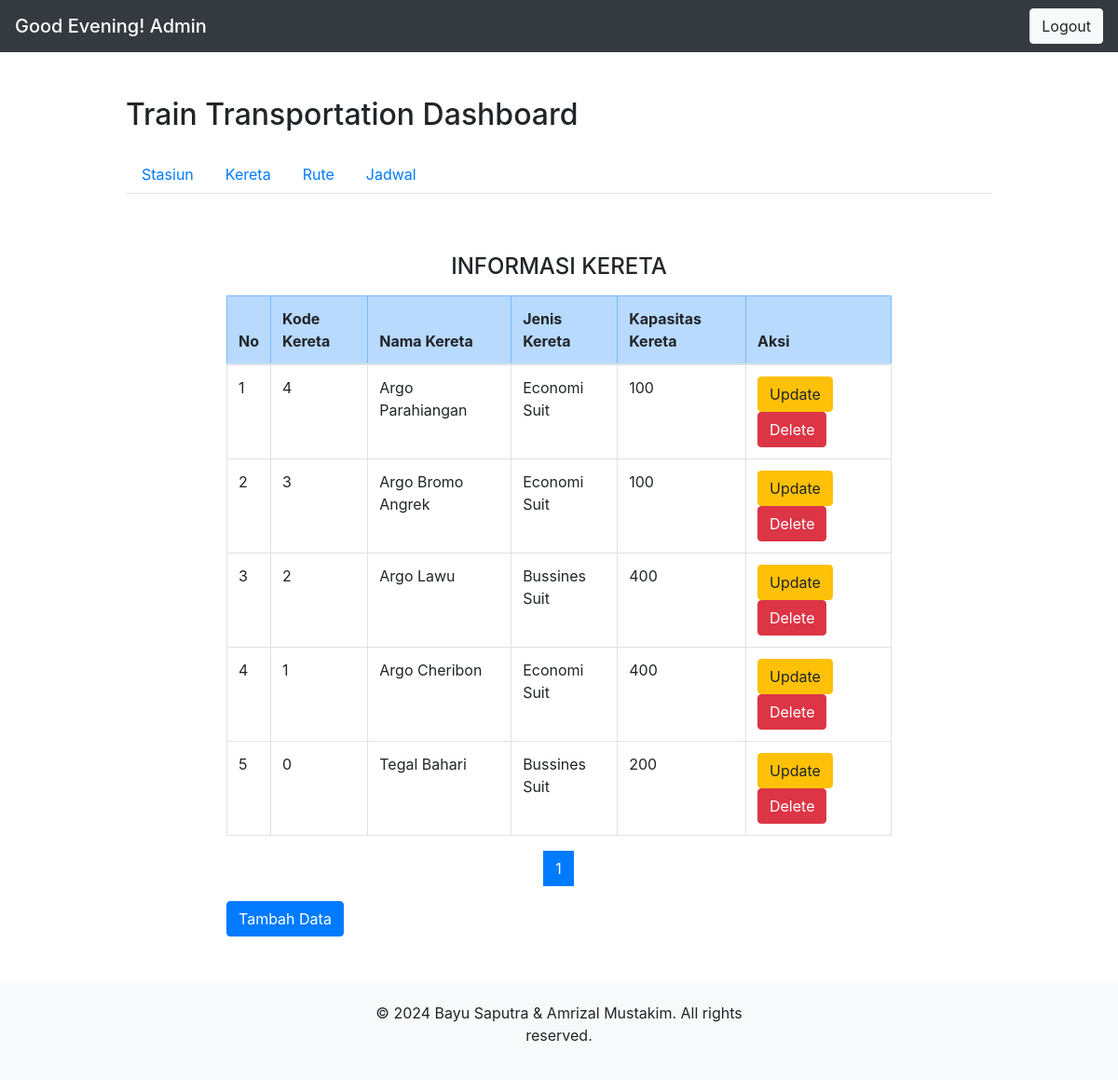
The page /kereta.php (signed in) on the database its author committed.
### tables this page shows
CREATE TABLE `kereta` (
  `Kode_Kereta` int(11) NOT NULL,
  `Nama_Kereta` varchar(255) NOT NULL,
  `Jenis_Kereta` varchar(255) NOT NULL,
  `Kapasitas_Kereta` int(11) NOT NULL
);

### kereta.php (the view, shortened to what this page needs)
<?php
include "db.php";
include "dashboard.php";
$limit = 5;
$page = isset($_GET['page']) ? $_GET['page'] : 1;
$start = ($page - 1) * $limit;
$sql = "SELECT * FROM Kereta ORDER BY Kode_Kereta DESC LIMIT $start, $limit";
$result = mysqli_query($kon, $sql);
$no = $start;
?>
<!DOCTYPE html>
<html>
<head>
    <link rel="stylesheet" href="style_index.css">
</head>
<body>
    <div class="container">
        <br>
        <div class="container">
            <br>
            <h4>
                <center>INFORMASI KERETA</center>
            </h4>
            <table class="my-3 table table-bordered">
                <thead>
                    <tr class="table-primary">
                        <th>No</th>
                        <th>Kode Kereta</th>
                        <th>Nama Kereta</th>
                        <th>Jenis Kereta</th>
                        <th>Kapasitas Kereta</th>
                        <th colspan='2'>Aksi</th>
                    </tr>
                </thead>
                <tbody>
                    <?php
                    while ($data = mysqli_fetch_array($result)) {
                        $no++;
                    ?>
                        <tr>
                            <td><?php echo $no; ?></td>
                            <td><?php echo $data['Kode_Kereta']; ?></td>
                            <td><?php echo $data['Nama_Kereta']; ?></td>
                            <td><?php echo $data['Jenis_Kereta']; ?></td>
                            <td><?php echo $data['Kapasitas_Kereta']; ?></td>
                            <td>
                                <a href="update_kereta.php?kode_kereta=<?php echo $data['Kode_Kereta']; ?>" class="btn btn-warning" role="button">Update</a>
                                <a href="?delete_id=<?php echo $data['Kode_Kereta']; ?>" class="btn btn-danger" role="button">Delete</a>
                            </td>
                        </tr>
                    <?php
                    }
                    ?>
                </tbody>
            </table>
            <ul class="pagination justify-content-center">
                <?php
                $total_records = mysqli_num_rows(mysqli_query($kon, "SELECT * FROM Kereta"));
                $total_pages = ceil($total_records / $limit);
                for ($i = 1; $i <= $total_pages; $i++) {
                    echo "<li class='page-item " . ($page == $i ? 'active' : '') . "'><a class='page-link' href='?page=$i'>$i</a></li>";
                }
                ?>
            </ul>
            <div class="btn-group" role="group" aria-label="Basic example">
                <a href="create_kereta.php" class="btn btn-primary" role="button">Tambah Data</a>
            </div>
        </div>
    </div>
    <?php include 'footer.php'; ?>
</body>
</html>

### kereta.php (style rules this page uses)
body { margin: 0; padding: 0; min-height: 100vh; display: flex; flex-direction: column; }
.container { width: 80%; margin: auto; }

### rows shown on the page
kereta: Kode_Kereta "4", Nama_Kereta "Argo Parahiangan", Jenis_Kereta "Economi Suit", Kapasitas_Kereta "100"
kereta: Kode_Kereta "3", Nama_Kereta "Argo Bromo Angrek", Jenis_Kereta "Economi Suit", Kapasitas_Kereta "100"
kereta: Kode_Kereta "2", Nama_Kereta "Argo Lawu", Jenis_Kereta "Bussines Suit", Kapasitas_Kereta "400"
kereta: Kode_Kereta "1", Nama_Kereta "Argo Cheribon", Jenis_Kereta "Economi Suit", Kapasitas_Kereta "400"
kereta: Kode_Kereta "0", Nama_Kereta "Tegal Bahari", Jenis_Kereta "Bussines Suit", Kapasitas_Kereta "200"

### other values the page prints
$greeting "Good Evening"
$_SESSION['session_username'] "Admin"
